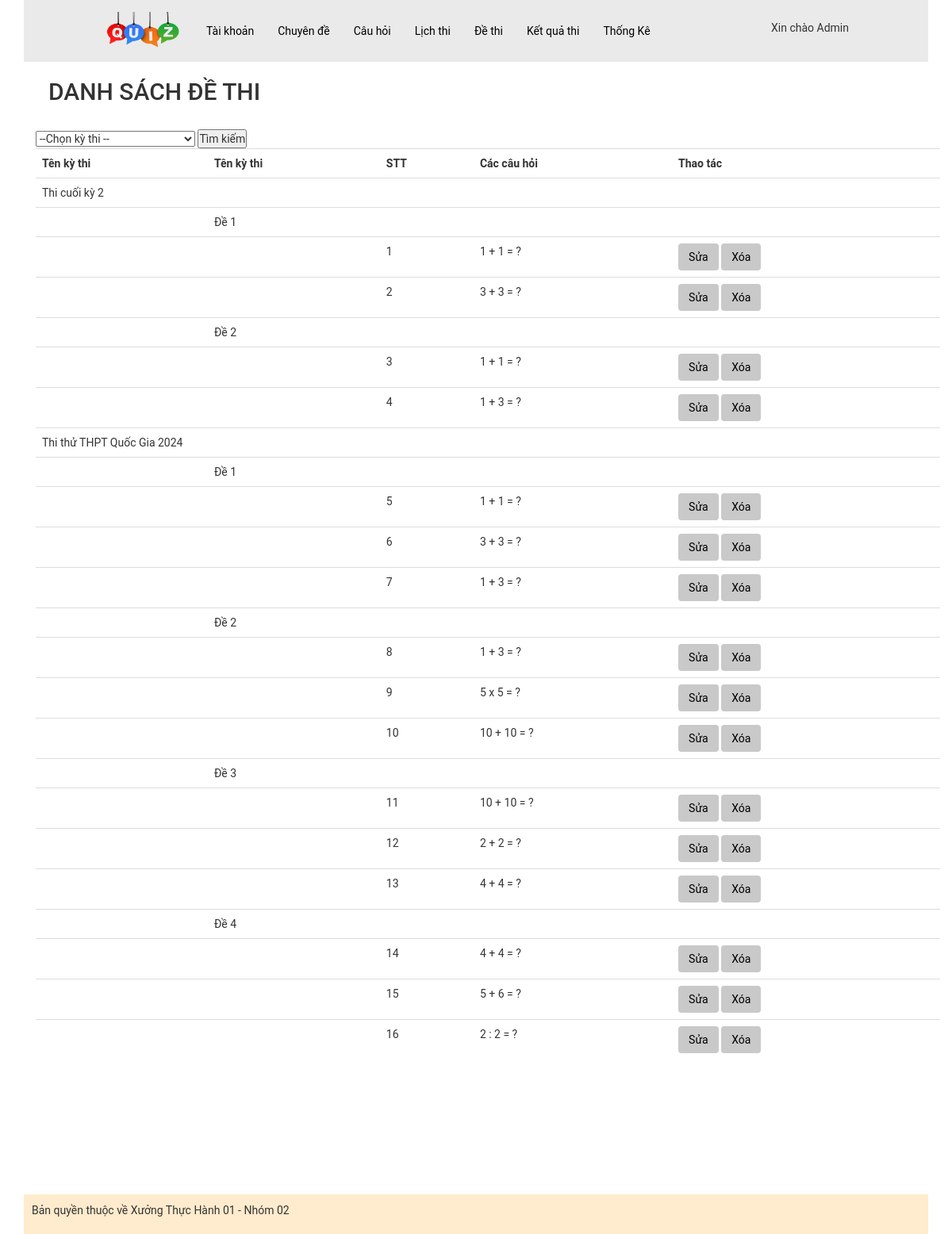
The app's page /admin/index.php?act=dsdt (signed in) with its own data.
### tables this page shows
CREATE TABLE `dethi_cauhoi` (
  `id` int(11) NOT NULL,
  `id_dethi` int(11) NOT NULL,
  `id_cauhoi` int(11) NOT NULL
);

CREATE TABLE `lichthi` (
  `id` int(11) NOT NULL,
  `name` varchar(255) NOT NULL COMMENT 'Tên lịch thi(tên kì thi)',
  `time_start` datetime NOT NULL COMMENT 'TG bắt đầu làm bài',
  `time_end` datetime NOT NULL COMMENT 'TG kết thúc làm bài',
  `time` int(11) NOT NULL COMMENT 'TG làm bài (vd: 45p)',
  `so_de_thi` int(11) NOT NULL COMMENT 'Số lượng đề thi'
);

CREATE TABLE `dethi` (
  `id` int(11) NOT NULL,
  `ten_de` varchar(255) NOT NULL,
  `id_lichthi` int(11) NOT NULL
);

CREATE TABLE `cauhoi` (
  `id_ch` int(11) NOT NULL,
  `content` varchar(1000) NOT NULL COMMENT 'Nội dung câu hỏi (Đề bài)',
  `image` varchar(50) DEFAULT NULL,
  `id_cd` int(11) NOT NULL
);

### model/pdo.php (called while the page is built, shortened)
<?php
function pdo_get_connection(){
    $servername = "localhost";
    $username = "root";
    $password = "";
    try {
        $conn = new PDO("mysql:host=$servername;dbname=xuongth01_02", $username, $password);
        $conn->setAttribute(PDO::ATTR_ERRMODE, PDO::ERRMODE_EXCEPTION);
        return $conn;
    } catch(PDOException $e) {
        echo "Connection failed: " . $e->getMessage();
    }
}
function pdo_query($sql){
    $sql_args=array_slice(func_get_args(),1);
    try{
        $conn=pdo_get_connection();
        $stmt=$conn->prepare($sql);
        $stmt->execute($sql_args);
        $rows=$stmt->fetchAll();
        return $rows;
    }
    catch(PDOException $e){
        throw $e;
    }
    finally{
        unset($conn);
    }
}
?>

### model/dethi.php (called while the page is built, shortened)
<?php
function loadall_dethicauhoi($id_lichthi = null)
{
    $sql = "SELECT dethi_cauhoi.*,
    lichthi.name AS ten_kythi,
    lichthi.id AS id_lichthi,
    dethi.ten_de,
    dethi.id AS id_dethi,
    cauhoi.content AS ten_cauhoi
    FROM dethi_cauhoi
    JOIN dethi ON dethi.id = dethi_cauhoi.id_dethi
    JOIN lichthi ON lichthi.id = dethi.id_lichthi
    JOIN cauhoi ON cauhoi.id_ch = dethi_cauhoi.id_cauhoi
     ";
    $result = pdo_query($sql);
    return $result;
}

### admin/dethi/list-dethi.php (the view, shortened to what this page needs)
<div class="container">
    <nav class="navbar bg-body-tertiary">
        <div class="container-fluid">
            <h2>DANH SÁCH ĐỀ THI</h2>
        </div>
    </nav>
    <div>
        <div>
            <form action="?act=dsdt" method="post">
                <select name="id_lichthi" id="">
                    <option value="" hidden>--Chọn kỳ thi --</option>
                </select>
                <button type="submit" name="btnTimkiem">Tìm kiếm</button>
            </form>
        </div>
        <table class="table table_dsch">
            <tr>
                <th>Tên kỳ thi</th>
                <th>Tên kỳ thi</th>
                <th scope="col">STT</th>
                <th>Các câu hỏi</th>
                <th>Thao tác</th>
            </tr>
            <?php
            $previousTestId = null;
            $previousExamId = null;
            foreach ($dsdt as $key => $value) : extract($value) ?>
                <?php
                if ($id_lichthi != $previousExamId) {
                    echo "<tr><td colspan='5'>" . $ten_kythi . "</td></tr>";
                }
                if ($id_dethi  != $previousTestId) {
                    echo "<tr><td></td><td colspan='5'>" . $ten_de . "</td></tr>";
                }
                ?>
                <tr>
                    <td></td>
                    <td></td>
                    <td><?= $key + 1 ?></td>
                    <td><?= $ten_cauhoi . "</br>" ?></td>
                    <td>
                        <a class="btn" href="">Sửa</a>
                        <a class="btn" href="">Xóa</a>
                    </td>
                </tr>
                <?php
                $previousTestId = $id_dethi ;
                $previousExamId = $id_lichthi;
                ?>
            <?php endforeach; ?>
        </table>
    </div>
</div>

### assets/css/style_admin.css (style rules this page uses)
.container { margin: 0px auto; padding: 0px; }
* { padding: 0px; margin: 0px; font-family: roboto; }
.btn { background-color: #c9c9c9; padding: 10px; color: black; }
table.table.table_dsch { margin-left: 0px; }

### records on screen
dethi_cauhoi: lichthi.name "Thi cuối kỳ 2", id_dethi.ten_de "Đề 1", id_cauhoi.content "1 + 1 = ?"
dethi_cauhoi: id_cauhoi.content "3 + 3 = ?"
dethi_cauhoi: id_dethi.ten_de "Đề 2", id_cauhoi.content "1 + 1 = ?"
dethi_cauhoi: id_cauhoi.content "1 + 3 = ?"
dethi_cauhoi: lichthi.name "Thi thử THPT Quốc Gia 2024", id_dethi.ten_de "Đề 1", id_cauhoi.content "1 + 1 = ?"
dethi_cauhoi: id_cauhoi.content "3 + 3 = ?"
dethi_cauhoi: id_cauhoi.content "1 + 3 = ?"
dethi_cauhoi: id_dethi.ten_de "Đề 2", id_cauhoi.content "1 + 3 = ?"
dethi_cauhoi: id_cauhoi.content "5 x 5 = ?"
dethi_cauhoi: id_cauhoi.content "10 + 10 = ?"
dethi_cauhoi: id_dethi.ten_de "Đề 3", id_cauhoi.content "10 + 10 = ?"
dethi_cauhoi: id_cauhoi.content "2 + 2 = ?"
dethi_cauhoi: id_cauhoi.content "4 + 4 = ?"
dethi_cauhoi: id_dethi.ten_de "Đề 4", id_cauhoi.content "4 + 4 = ?"
dethi_cauhoi: id_cauhoi.content "5 + 6 = ?"
dethi_cauhoi: id_cauhoi.content "2 : 2 = ?"

### other values on screen
$_SESSION['user']['fullname'] "Admin"
